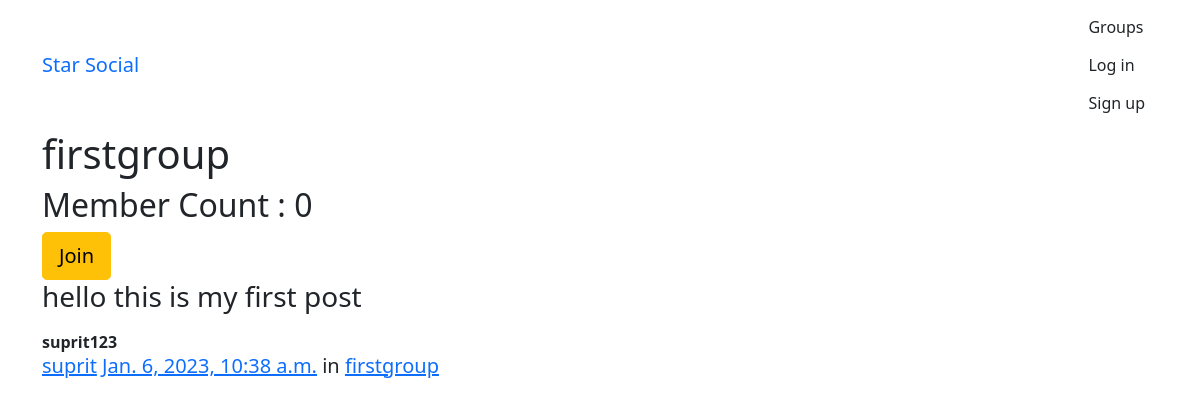
Page /groups/posts/in/firstgroup on the earlier database version.
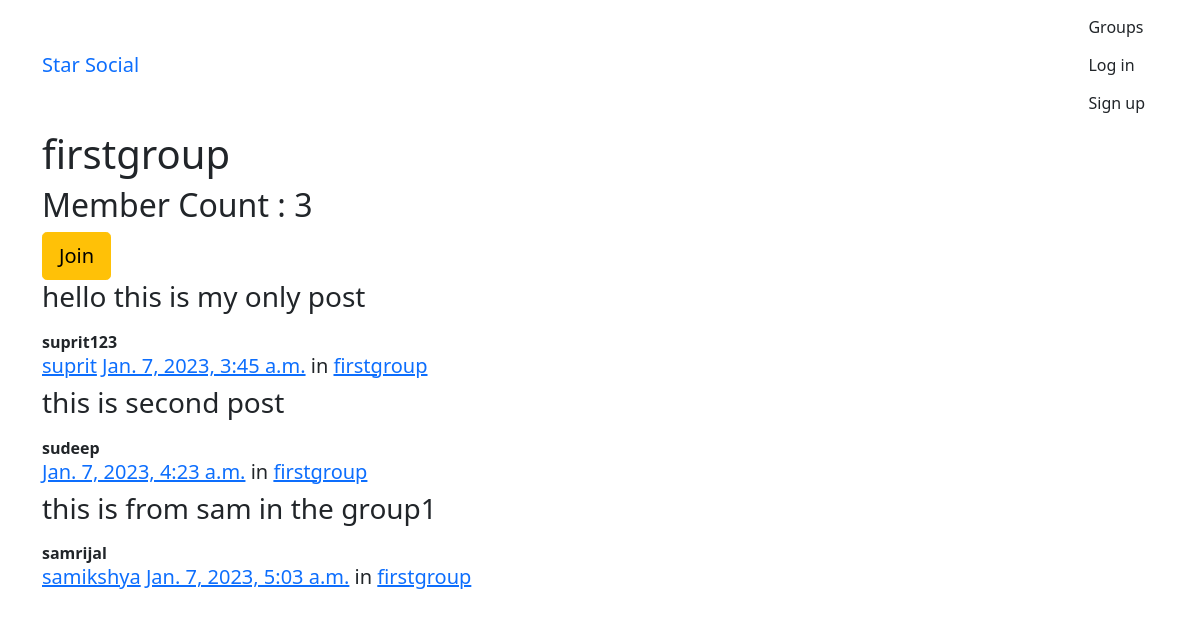
Same page on the later database version.
### groups/models.py (models this page shows, shortened)
class Group(models.Model):
    name = models.CharField(max_length=200, unique=True)
    slug = models.SlugField(allow_unicode=True, unique=True)
    description = models.TextField(blank=True, default="")
    description_html = models.TextField(blank=True, editable=False, default="")
    member = models.ManyToManyField(User, through="GroupMember", through_fields=("group", "user"))
    class Meta:
        ordering = ("name",)

### posts/models.py (models this page shows, shortened)
class Post(models.Model):
    user = models.ForeignKey(User, related_name="posts", on_delete=models.CASCADE)
    created_date = models.DateTimeField(auto_now=True)
    message = models.TextField()
    message_html = models.TextField(editable=False)
    group = models.ForeignKey(Group, related_name="posting", null=True, blank=True, on_delete=models.CASCADE)
    class Meta:
        unique_together = ["user", "message",]

### groups/views.py (the view)
# urls.py: path("posts/in/<slug:slug>",views.SingleGroup.as_view(),name="single"),
class SingleGroup(generic.DetailView):
    model = Group

### groups/templates/groups/group_detail.html (shortened to what this page needs)
{% extends "groups/group_base.html" %}
{% load bootstrap5 %}
{% block pregroup%}
<h1>{{group.name}}</h1>
<h2>Member Count : {{group.member.count}}</h2>
<div class="content">
    {% if user in group.member.all %}
    <a href="{% url 'groups:leave' slug=group.slug %}" class="btn btn-lg btn-fill btn-warning"><span
            class="glyphicon glyphicon-remove-sign"></span>Leave </a>
    {% else %}
    <a href="{% url 'groups:join' slug=group.slug %}" class="btn btn-lg btn-fill btn-warning">Join</a>
    {% endif %}
</div>
{% endblock %}
{% block group_content %}
<div class="col-md-8">
    {% if group.posting.count == 0 %}
    <h2>No Post in this group yet </h2>
    {% else %}
    {% for post in group.posting.all %}
    {% include "posts/_post.html" %}
    {% endfor %}
    {% endif %}
</div>
{% endblock %}

### posts/templates/posts/_post.html (shortened to what this page needs)
<div class="post media">
    <h3>{{ post.message_html|safe }}</h3>
    <div class="media-body">
        <strong>{{ post.user.username }}</strong>
        <h5 class="media-heading">
            <span class="username"><a
                    href="{% url 'posts:for_user' username=post.user.username %}">{{post.user.first_name }}</a></span>
            <time class="time"><a
                    href="{% url 'posts:single' username=post.user.username pk=post.pk %}">{{post.created_date}}</a></time>
            {% if post.group %}
            <span class="group-name">in <a href="{% url 'groups:all' %}">{{ post.group.name }}</a></span>
            {% endif %}
        </h5>
    </div>
</div>

Differences in the rows shown:
removed Post: message_html "hello this is my first post", user.username "suprit123", user.first_name "suprit", created_date "Jan. 6, 2023, 10:38 a.m.", group.name "firstgroup"
computed for Group "firstgroup": member.count "0" → "3"
added Post: message_html "hello this is my only post", user.username "suprit123", user.first_name "suprit", created_date "Jan. 7, 2023, 3:45 a.m.", group.name "firstgroup"
added Post: message_html "this is second post", user.username "sudeep", created_date "Jan. 7, 2023, 4:23 a.m.", group.name "firstgroup"
added Post: message_html "this is from sam in the group1", user.username "samrijal", user.first_name "samikshya", created_date "Jan. 7, 2023, 5:03 a.m.", group.name "firstgroup"
